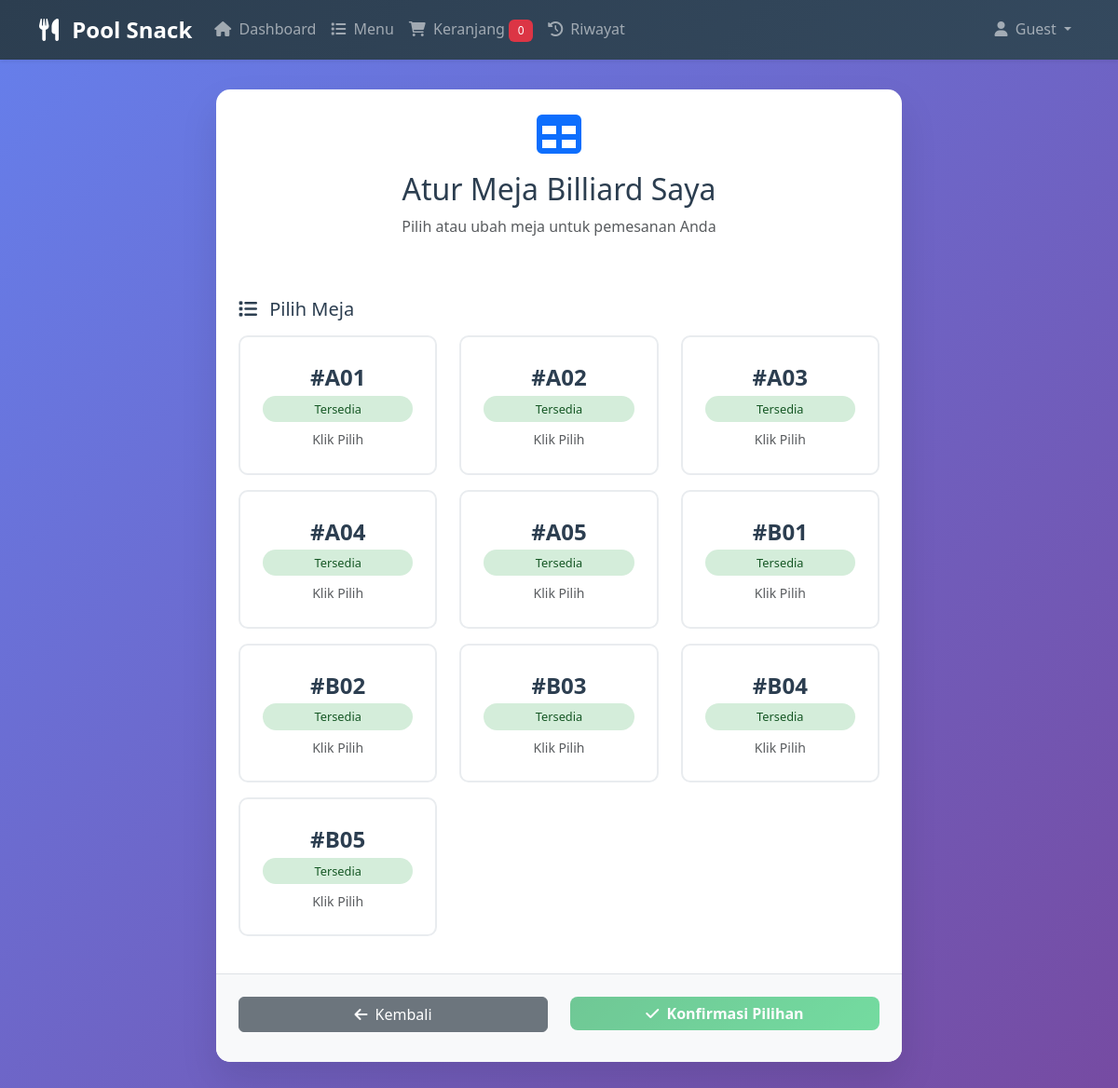
The app's page /app/views/customer/set-table.php with its own data.
### tables this page shows
CREATE TABLE IF NOT EXISTS `meja` (
  `id` int NOT NULL AUTO_INCREMENT,
  `nomor_meja` varchar(10) NOT NULL,
  `status` enum('tersedia','terpakai') DEFAULT 'tersedia',
  `customer_id` int DEFAULT NULL,
  `session_id` varchar(100) DEFAULT NULL,
  `created_at` timestamp NULL DEFAULT CURRENT_TIMESTAMP,
  PRIMARY KEY (`id`),
  UNIQUE KEY `nomor_meja` (`nomor_meja`)
);

### app/core/Database.php (called while the page is built, shortened)
<?php
class Database {
    public function getConnection() {
        $this->conn = null;
        try {
            $dsn = "mysql:host=" . DB_HOST . ";dbname=" . DB_NAME . ";charset=utf8mb4";
            $this->conn = new PDO($dsn, DB_USER, DB_PASS);
            $this->conn->setAttribute(PDO::ATTR_ERRMODE, PDO::ERRMODE_EXCEPTION);
            $this->conn->setAttribute(PDO::ATTR_DEFAULT_FETCH_MODE, PDO::FETCH_ASSOC);
            $this->conn->exec("SET time_zone = '+07:00';");
        } catch(PDOException $exception) {
            die("Koneksi Database Gagal: " . $exception->getMessage());
        }
        return $this->conn;
    }
}
?>

### app/models/MejaModel.php (called while the page is built, shortened)
<?php
class MejaModel {
    private $db;
    private $table = 'meja';
    public function __construct() {
        $this->db = (new Database())->getConnection();
    }
    public function getAvailableTables() {
        $query = "SELECT * FROM " . $this->table . " WHERE status = 'tersedia' ORDER BY nomor_meja";
        $stmt = $this->db->prepare($query);
        $stmt->execute();
        return $stmt->fetchAll(PDO::FETCH_ASSOC);
    }
}
?>

### app/views/customer/set-table.php (the view, shortened to what this page needs)
<?php
if (!isset($mejaModel)) {
    $mejaModel = new MejaModel();
}
if (!isset($availableTables)) {
    $availableTables = $mejaModel->getAvailableTables();
}
$currentTable = null;
?>
<!DOCTYPE html>
<html lang="id">
<head>
    <link href="https://cdn.jsdelivr.net/npm/bootstrap@5.3.0/dist/css/bootstrap.min.css" rel="stylesheet">
    <link rel="stylesheet" href="https://cdnjs.cloudflare.com/ajax/libs/font-awesome/6.0.0/css/all.min.css">
    <link href="<?= APP_URL ?>/assets/css/main.css" rel="stylesheet">
</head>
<body class="customer-theme">
    <?php require_once APP_PATH . '/views/layouts/customer-nav.php'; ?>
    <div class="table-management">
        <div class="container">
            <div class="row justify-content-center">
                <div class="col-lg-8">
                    <div class="table-card">
                        <div class="p-4 text-center">
                            <i class="fas fa-table fa-3x text-primary mb-3"></i>
                            <h2>Atur Meja Billiard Saya</h2>
                            <p class="text-muted">Pilih atau ubah meja untuk pemesanan Anda</p>
                        </div>
                        <div class="p-4">
                            <h5 class="mb-3">
                                <i class="fas fa-list me-2"></i>
                                <?= $currentTable ? 'Ganti Meja' : 'Pilih Meja' ?>
                            </h5>
                            <div class="row" id="tablesGrid">
                                <?php if (empty($availableTables)): ?>
                                    <div class="col-12">
                                        <div class="alert alert-warning text-center">
                                            <i class="fas fa-exclamation-triangle me-2"></i>
                                            Semua meja sedang terpakai.
                                        </div>
                                    </div>
                                <?php else: ?>
                                    <?php foreach ($availableTables as $table): ?>
                                    <div class="col-lg-4 col-md-6">
                                        <div class="table-item"
                                             id="table-<?= $table['id'] ?>"
                                             onclick="selectTable(<?= $table['id'] ?>, '<?= $table['nomor_meja'] ?>')"
                                             <?= $currentTable && $currentTable['id'] == $table['id'] ? 'style="display:none"' : '' ?>>
                                            <div class="table-number">#<?= $table['nomor_meja'] ?></div>
                                            <div class="status-available">Tersedia</div>
                                            <div class="mt-2 text-muted small">Klik Pilih</div>
                                        </div>
                                    </div>
                                    <?php endforeach; ?>
                                <?php endif; ?>
                            </div>
                        </div>
                        <form action="<?= APP_URL ?>/customer/set-table" method="POST" id="tableForm">
                            <div class="p-4 border-top bg-light">
                                <div class="row">
                                    <div class="col-md-6 mb-2">
                                        <a href="<?= APP_URL ?>/customer/dashboard" class="btn btn-secondary w-100">
                                            <i class="fas fa-arrow-left me-1"></i> Kembali
                                        </a>
                                    </div>
                                    <div class="col-md-6">
                                        <button type="submit" class="btn btn-success w-100" id="confirmTableBtn" disabled>
                                            <i class="fas fa-check me-1"></i> Konfirmasi Pilihan
                                        </button>
                                    </div>
                                </div>
                            </div>
                        </form>
                    </div>
                </div>
            </div>
        </div>
    </div>
</body>
</html>

### app/views/layouts/customer-nav.php (shortened to what this page needs)
<?php
$navCartCount = 0;
$currentUri = $_SERVER['REQUEST_URI'];
if (!function_exists('isActive')) {
    function isActive($uri, $keyword) {
        return strpos($uri, $keyword) !== false ? 'active fw-bold' : '';
    }
}
?>
<nav class="navbar navbar-expand-lg navbar-dark bg-primary shadow-sm">
    <div class="container">
        <a class="navbar-brand fw-bold" href="<?= APP_URL ?>/customer/dashboard">
            <i class="fas fa-utensils me-2"></i>
            Pool Snack
        </a>
        <div class="collapse navbar-collapse" id="navbarNav">
            <ul class="navbar-nav me-auto">
                <li class="nav-item">
                    <a class="nav-link <?= isActive($currentUri, '/dashboard') ?>"
                       href="<?= APP_URL ?>/customer/dashboard">
                        <i class="fas fa-home me-1"></i>
                        Dashboard
                    </a>
                </li>
                <li class="nav-item">
                    <a class="nav-link <?= isActive($currentUri, '/menu') ?>"
                       href="<?= APP_URL ?>/customer/menu">
                        <i class="fas fa-list me-1"></i>
                        Menu
                    </a>
                </li>
                <li class="nav-item">
                    <a class="nav-link <?= isActive($currentUri, '/cart') ?>"
                       href="<?= APP_URL ?>/customer/cart">
                        <i class="fas fa-shopping-cart me-1"></i>
                        Keranjang
                        <span class="badge bg-danger cart-count">
                            <?= $navCartCount ?? 0 ?>
                        </span>
                    </a>
                </li>
                <li class="nav-item">
                    <a class="nav-link <?= isActive($currentUri, '/history') ?>"
                       href="<?= APP_URL ?>/customer/history">
                        <i class="fas fa-history me-1"></i>
                        Riwayat
                    </a>
                </li>
            </ul>
            <ul class="navbar-nav">
                <li class="nav-item dropdown">
                    <a class="nav-link dropdown-toggle"
                       href="#"
                       id="navbarDropdown"
                       role="button"
                       data-bs-toggle="dropdown"
                       aria-expanded="false">
                        <i class="fas fa-user me-1"></i>
                        <?= htmlspecialchars($_SESSION['nama'] ?? 'Guest') ?>
                    </a>
                </li>
            </ul>
        </div>
    </div>
</nav>

### public/assets/css/main.css (style rules this page uses)
:root { --primary: #2C3E50; --secondary: #E74C3C; --accent: #F39C12; --success: #27AE60; --light: #ECF0F1; --dark: #2C3E50; --warning: #F39C12; --info: #3498DB; --danger: #E74C3C; }
* { margin: 0; padding: 0; box-sizing: border-box; }
body { font-family: 'Segoe UI', Tahoma, Geneva, Verdana, sans-serif; line-height: 1.6; color: var(--dark); background-color: #f8f9fa; }
.customer-theme { background: linear-gradient(135deg, #667eea 0%, #764ba2 100%); min-height: 100vh; }
.customer-theme .navbar { background: linear-gradient(135deg, var(--primary) 0%, #34495E 100%) !important; box-shadow: 0 2px 10px rgba(0,0,0,0.1); }
.btn-success { background: linear-gradient(135deg, var(--success) 0%, #2ECC71 100%); border: none; border-radius: 8px; font-weight: 600; }
.navbar-brand { font-weight: 700; font-size: 1.5rem; }
.navbar-nav .nav-link { font-weight: 500; padding: 0.5rem 1rem; border-radius: 6px; transition: all 0.3s ease; }
.badge { font-weight: 500; padding: 0.5em 0.8em; }

### app/views/customer/set-table.php (style rules this page uses)
.table-management { min-height: 100vh; background: linear-gradient(135deg, #667eea 0%, #764ba2 100%); padding: 2rem 0; }
.table-card { background: white; border-radius: 15px; box-shadow: 0 20px 40px rgba(0,0,0,0.1); overflow: hidden; }
.table-item { border: 2px solid #e9ecef; border-radius: 10px; padding: 1.5rem; text-align: center; transition: all 0.3s ease; background: white; cursor: pointer; margin-bottom: 1rem; }
.table-number { font-size: 1.5rem; font-weight: bold; color: #2C3E50; }
.status-available { background: #d4edda; color: #155724; padding: 0.25rem 0.75rem; border-radius: 20px; font-size: 0.8rem; }

### records on screen
meja: nomor_meja "A01"
meja: nomor_meja "A02"
meja: nomor_meja "A03"
meja: nomor_meja "A04"
meja: nomor_meja "A05"
meja: nomor_meja "B01"
meja: nomor_meja "B02"
meja: nomor_meja "B03"
meja: nomor_meja "B04"
meja: nomor_meja "B05"

### other values on screen
$navCartCount "0"
$_SESSION['nama'] "Guest"
